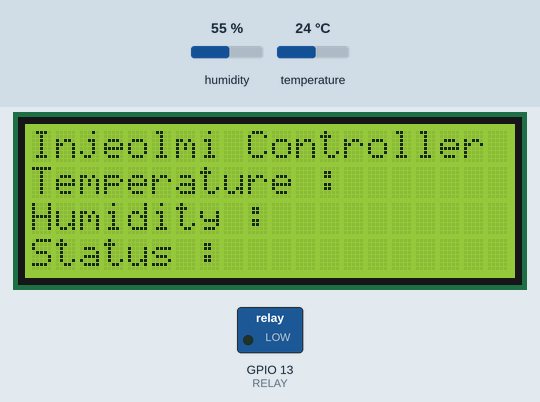
Recording of a sketch running on a simulated ESP8266 (NodeMCU). On the bench: 20×4 character LCD, switched loads named in the sketch (green lamp = pin HIGH). The test bench sets the inputs (shaded band); at power-on: humidity 55 %, temperature 24 °C. WiFi joins after 1.5 s; servers stay silent unless stated; the Firebase database answers and starts empty; what the sketch prints to the serial monitor is not drawn.

Above: at 0.2 s.
At 8.2 s:
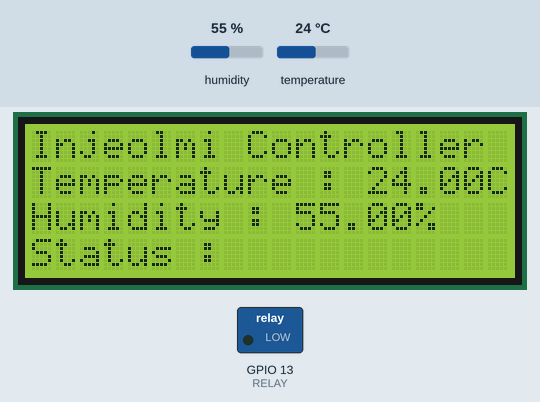
At 20.7 s:
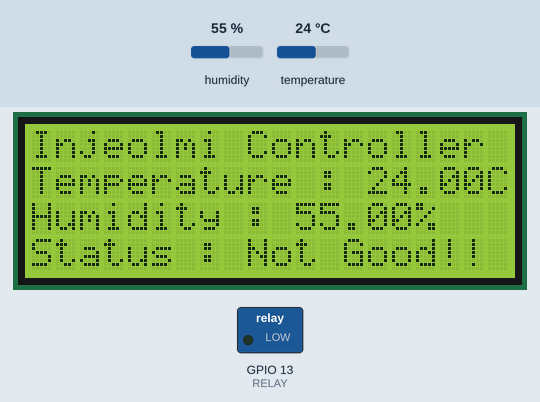

The sketch:

Injeolmi.ino
```cpp
#include <DHTesp.h>
#include <Wire.h>
#include <LiquidCrystal_I2C.h>
#include "FirebaseESP8266.h"
#include <ESP8266WiFi.h>
#define RELAY 13
#define TEMP 0
#define FIREBASE_HOST "newoven-b4420.firebaseio.com"
#define FIREBASE_AUTH "FOsWDtHHfoDsVaZRksdlHnLta7JWpmLWmbf06RwA"
#define WIFI_SSID "qwa310"
#define WIFI_PASSWORD "310310310"
DHTesp dht;
LiquidCrystal_I2C lcd(0x27,20,4);
FirebaseData firebaseData;
FirebaseJson json;

void setup() {
  ESP.wdtDisable();
  dht.setup(0,DHTesp::DHT22);
  Serial.begin(115200);
  WiFi.begin(WIFI_SSID, WIFI_PASSWORD);
  Firebase.begin(FIREBASE_HOST, FIREBASE_AUTH);
  Firebase.reconnectWiFi(true);
  //Set the size of WiFi rx/tx buffers in the case where we want to work with large data.
  firebaseData.setBSSLBufferSize(1024, 1024);
  //Set the size of HTTP response buffers in the case where we want to work with large data.
  firebaseData.setResponseSize(1024);
  //Set database read timeout to 1 minute (max 15 minutes)
  Firebase.setReadTimeout(firebaseData, 1000 * 60);
  //tiny, small, medium, large and unlimited.
  //Size and its write timeout e.g. tiny (1s), small (10s), medium (30s) and large (60s).
  Firebase.setwriteSizeLimit(firebaseData, "tiny");
  lcd.begin();
  lcd.backlight();
  lcd.setCursor(0,0);
  lcd.print("Injeolmi Controller");
  lcd.setCursor(0,1);
  lcd.print("Temperature : ");
  lcd.setCursor(0,2);
  lcd.print("Humidity : ");
  lcd.setCursor(0,3);
  lcd.print("Status : ");
  pinMode(TEMP,INPUT_PULLUP);
  pinMode(RELAY, OUTPUT);
  delay(4000);
  ESP.wdtDisable();
}

void loop() {
  ESP.wdtDisable();
  delay(4000);
  int target;
  String val;
  float t=dht.getTemperature();
  float h=dht.getHumidity();
  Serial.print("humidity:");
  Serial.println(h);
  Serial.print("temperature:");
  Serial.println(t);
  // Clear the screen
  lcd.setCursor(14,1);
  lcd.print(t);
  lcd.print("C");
  lcd.setCursor(11,2);
  lcd.print(h);
  lcd.print("%");
  if (isnan(t) || isnan(h)){
    delay(2000);
  }
  else{
    ESP.wdtDisable();
    Firebase.setFloat(firebaseData,"Humidity", h);
    delay(4000);
    Firebase.setFloat(firebaseData,"Temperature", t);
    yield();
    if (Firebase.getString(firebaseData, "value")){
      yield();
      ESP.wdtDisable();
      val = firebaseData.stringData();
      target=val.toInt();
      Serial.println(target);
      yield();
      delay(4000);
    }
    yield();
    delay(4000);

    if(t < target){
      ESP.wdtDisable();
      lcd.setCursor(9,3);
      lcd.print("Good!     ");
      digitalWrite(RELAY,HIGH);
      Firebase.setString(firebaseData,"STATUS", "GOOD");
      yield();
      delay(4000);
    }
    else{
      ESP.wdtDisable();
      lcd.setCursor(9,3);
      lcd.print("Not Good!!");
      digitalWrite(RELAY,LOW);
      Firebase.setString(firebaseData,"STATUS", "NOTGOOD");
      yield();
      delay(4000);
    }
  }
  yield();
  delay(4000);
}
```

Measured:
- what the display in image 1 shows lasts 12.5 s, from 8.1 s to 20.6 s
